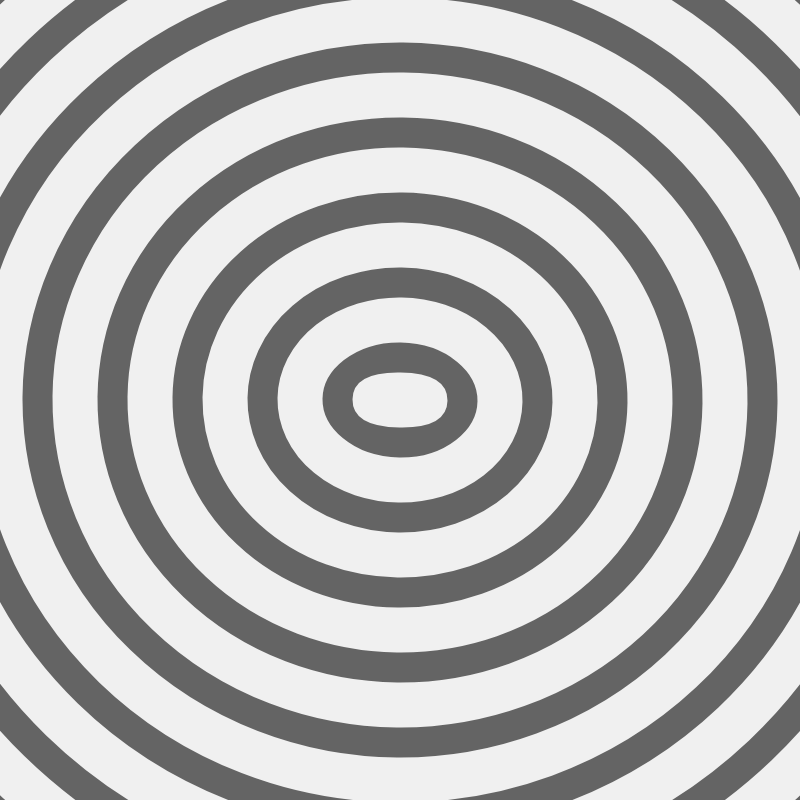
Frame 1 (no input)
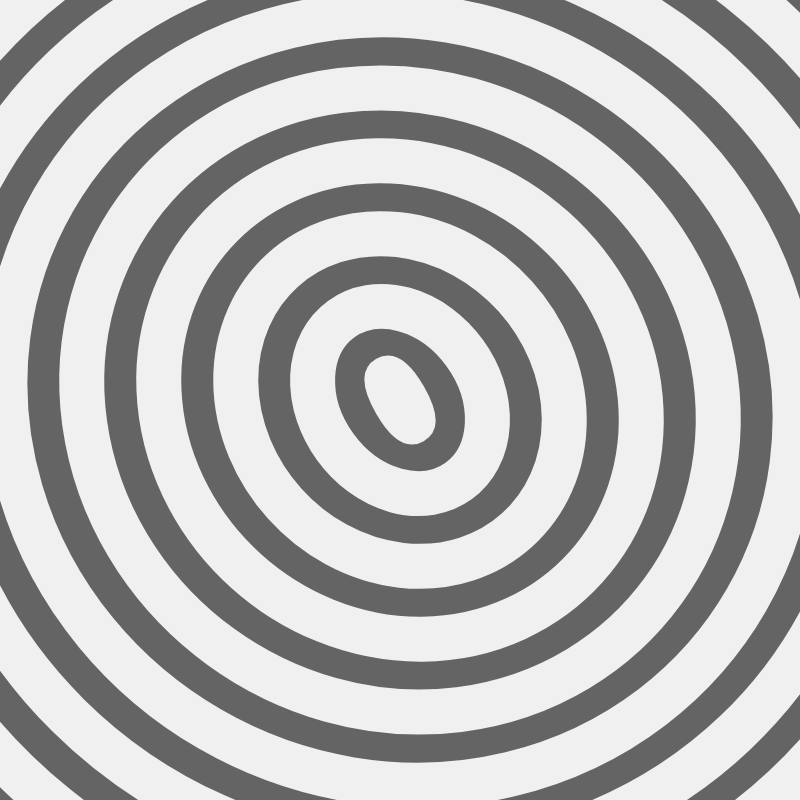
Frame 60 (no input)
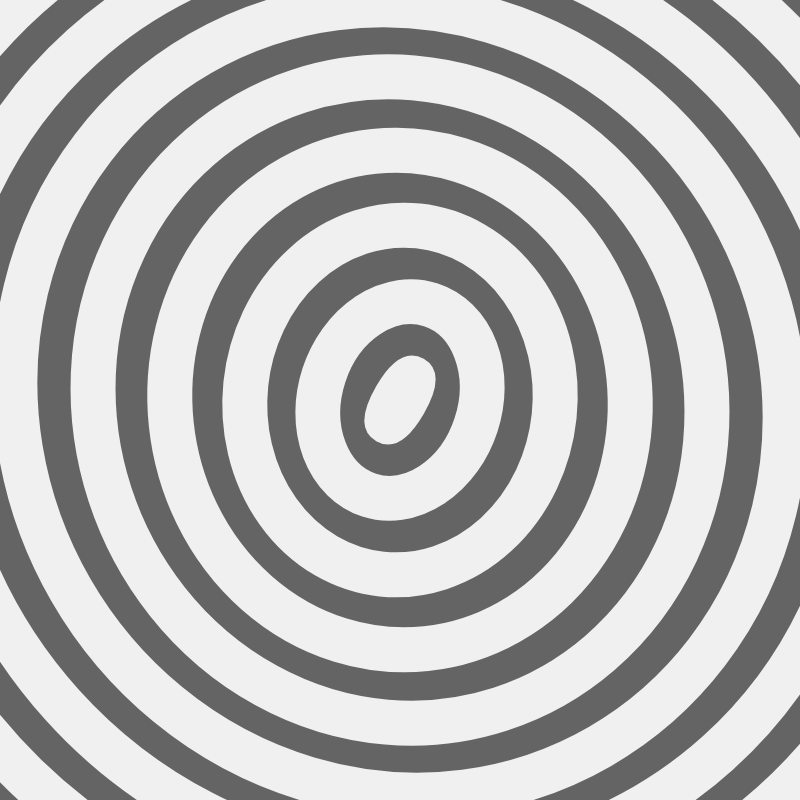
Frame 120 (the mouse pressed at the canvas centre since frame 60)

The p5.js sketch that drew these frames (run headless with seeded random() and noise() and a simulated clock; from frame 60 on, the mouse is pressed at the canvas centre):

// p5.js sketch
// ── sketch.js
// by ktorn
// 19.11.2022

function setup() {
  createCanvas(800, 800);
  strokeWeight(45);
  stroke(240);
  noFill();
  angleMode(DEGREES);
}

function draw() {
  background(100);
  
  translate(width/2, height/2);
  
  for(let i = 0; i < 11; i++) {
    let w = width*2 - 50 - (i*150);
    let h = w - 40;
    push();
    rotate(frameCount/2 * i / 5);
    ellipse(0, 0, w, h);
    pop();
  }
}
